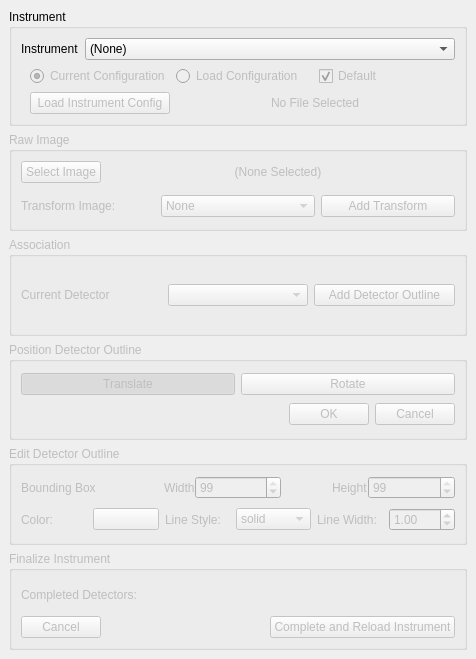
<?xml version="1.0" encoding="UTF-8"?>
<ui version="4.0">
 <class>LLNLImportTool</class>
 <widget class="QDockWidget" name="LLNLImportTool">
  <property name="geometry">
   <rect>
    <x>0</x>
    <y>0</y>
    <width>476</width>
    <height>659</height>
   </rect>
  </property>
  <property name="windowTitle">
   <string>LLNL Import Tool</string>
  </property>
  <widget class="QWidget" name="llnl_import_tool_contents">
   <layout class="QVBoxLayout" name="verticalLayout">
    <item>
     <widget class="QGroupBox" name="data">
      <property name="enabled">
       <bool>true</bool>
      </property>
      <property name="title">
       <string>Instrument</string>
      </property>
      <layout class="QVBoxLayout" name="verticalLayout_2">
       <item>
        <widget class="QFrame" name="instrument">
         <property name="enabled">
          <bool>true</bool>
         </property>
         <property name="frameShape">
          <enum>QFrame::NoFrame</enum>
         </property>
         <property name="frameShadow">
          <enum>QFrame::Raised</enum>
         </property>
         <layout class="QFormLayout" name="formLayout_2">
          <property name="leftMargin">
           <number>0</number>
          </property>
          <property name="topMargin">
           <number>0</number>
          </property>
          <property name="rightMargin">
           <number>0</number>
          </property>
          <property name="bottomMargin">
           <number>0</number>
          </property>
          <item row="0" column="0">
           <widget class="QLabel" name="instrument_label">
            <property name="enabled">
             <bool>true</bool>
            </property>
            <property name="text">
             <string>Instrument</string>
            </property>
           </widget>
          </item>
          <item row="0" column="1">
           <widget class="QComboBox" name="instruments">
            <property name="enabled">
             <bool>true</bool>
            </property>
            <property name="currentIndex">
             <number>0</number>
            </property>
            <item>
             <property name="text">
              <string>(None)</string>
             </property>
            </item>
            <item>
             <property name="text">
              <string>TARDIS</string>
             </property>
            </item>
            <item>
             <property name="text">
              <string>PXRDIP</string>
             </property>
            </item>
           </widget>
          </item>
         </layout>
        </widget>
       </item>
       <item>
        <widget class="QFrame" name="config">
         <property name="enabled">
          <bool>false</bool>
         </property>
         <property name="frameShape">
          <enum>QFrame::NoFrame</enum>
         </property>
         <property name="frameShadow">
          <enum>QFrame::Raised</enum>
         </property>
         <layout class="QGridLayout" name="gridLayout_6">
          <property name="topMargin">
           <number>0</number>
          </property>
          <property name="rightMargin">
           <number>0</number>
          </property>
          <property name="bottomMargin">
           <number>0</number>
          </property>
          <item row="1" column="1" colspan="2" alignment="Qt::AlignHCenter">
           <widget class="QLabel" name="config_file_label">
            <property name="enabled">
             <bool>false</bool>
            </property>
            <property name="toolTip">
             <string extracomment="Defaults to currently loaded configuration"/>
            </property>
            <property name="text">
             <string>No File Selected</string>
            </property>
           </widget>
          </item>
          <item row="1" column="0">
           <widget class="QPushButton" name="load_config">
            <property name="enabled">
             <bool>false</bool>
            </property>
            <property name="text">
             <string>Load Instrument Config</string>
            </property>
           </widget>
          </item>
          <item row="0" column="0">
           <widget class="QRadioButton" name="current_config">
            <property name="enabled">
             <bool>true</bool>
            </property>
            <property name="text">
             <string>Current Configuration</string>
            </property>
            <property name="checked">
             <bool>true</bool>
            </property>
           </widget>
          </item>
          <item row="0" column="1">
           <widget class="QRadioButton" name="select_config">
            <property name="enabled">
             <bool>true</bool>
            </property>
            <property name="text">
             <string>Load Configuration</string>
            </property>
           </widget>
          </item>
          <item row="0" column="2">
           <widget class="QCheckBox" name="default_config">
            <property name="enabled">
             <bool>false</bool>
            </property>
            <property name="text">
             <string>Default</string>
            </property>
            <property name="checked">
             <bool>true</bool>
            </property>
           </widget>
          </item>
         </layout>
        </widget>
       </item>
      </layout>
     </widget>
    </item>
    <item>
     <widget class="QGroupBox" name="raw_image">
      <property name="enabled">
       <bool>false</bool>
      </property>
      <property name="title">
       <string>Raw Image</string>
      </property>
      <layout class="QGridLayout" name="gridLayout_5">
       <item row="0" column="0">
        <widget class="QFrame" name="file_selection">
         <property name="enabled">
          <bool>true</bool>
         </property>
         <property name="frameShape">
          <enum>QFrame::NoFrame</enum>
         </property>
         <property name="frameShadow">
          <enum>QFrame::Raised</enum>
         </property>
         <layout class="QFormLayout" name="formLayout">
          <property name="horizontalSpacing">
           <number>0</number>
          </property>
          <property name="verticalSpacing">
           <number>0</number>
          </property>
          <property name="leftMargin">
           <number>0</number>
          </property>
          <property name="topMargin">
           <number>0</number>
          </property>
          <property name="rightMargin">
           <number>0</number>
          </property>
          <property name="bottomMargin">
           <number>0</number>
          </property>
          <item row="0" column="0">
           <widget class="QPushButton" name="load">
            <property name="enabled">
             <bool>true</bool>
            </property>
            <property name="text">
             <string>Select Image</string>
            </property>
           </widget>
          </item>
          <item row="0" column="1">
           <widget class="QLabel" name="files_label">
            <property name="text">
             <string>(None Selected)</string>
            </property>
            <property name="alignment">
             <set>Qt::AlignCenter</set>
            </property>
            <property name="wordWrap">
             <bool>true</bool>
            </property>
           </widget>
          </item>
         </layout>
        </widget>
       </item>
       <item row="1" column="0">
        <widget class="QFrame" name="transform_img">
         <property name="enabled">
          <bool>false</bool>
         </property>
         <property name="frameShape">
          <enum>QFrame::NoFrame</enum>
         </property>
         <property name="frameShadow">
          <enum>QFrame::Raised</enum>
         </property>
         <layout class="QGridLayout" name="gridLayout">
          <property name="leftMargin">
           <number>0</number>
          </property>
          <property name="topMargin">
           <number>0</number>
          </property>
          <property name="rightMargin">
           <number>0</number>
          </property>
          <property name="bottomMargin">
           <number>0</number>
          </property>
          <item row="0" column="0">
           <widget class="QLabel" name="transform_label">
            <property name="text">
             <string>Transform Image:</string>
            </property>
           </widget>
          </item>
          <item row="0" column="1">
           <widget class="QComboBox" name="transforms">
            <property name="enabled">
             <bool>true</bool>
            </property>
            <item>
             <property name="text">
              <string>None</string>
             </property>
            </item>
            <item>
             <property name="text">
              <string>Mirror about Vertical</string>
             </property>
            </item>
            <item>
             <property name="text">
              <string>Mirror about Horizontal</string>
             </property>
            </item>
            <item>
             <property name="text">
              <string>Transpose</string>
             </property>
            </item>
            <item>
             <property name="text">
              <string>Rotate 90°</string>
             </property>
            </item>
            <item>
             <property name="text">
              <string>Rotate 180°</string>
             </property>
            </item>
            <item>
             <property name="text">
              <string>Rotate 270°</string>
             </property>
            </item>
           </widget>
          </item>
          <item row="0" column="2">
           <widget class="QPushButton" name="add_transform">
            <property name="enabled">
             <bool>true</bool>
            </property>
            <property name="text">
             <string>Add Transform</string>
            </property>
           </widget>
          </item>
         </layout>
        </widget>
       </item>
      </layout>
     </widget>
    </item>
    <item>
     <widget class="QGroupBox" name="association">
      <property name="enabled">
       <bool>false</bool>
      </property>
      <property name="title">
       <string>Association</string>
      </property>
      <layout class="QHBoxLayout" name="horizontalLayout_8">
       <item>
        <widget class="QLabel" name="detector_label">
         <property name="enabled">
          <bool>true</bool>
         </property>
         <property name="text">
          <string>Current Detector</string>
         </property>
        </widget>
       </item>
       <item>
        <widget class="QComboBox" name="detectors">
         <property name="enabled">
          <bool>true</bool>
         </property>
        </widget>
       </item>
       <item>
        <widget class="QPushButton" name="add_template">
         <property name="enabled">
          <bool>true</bool>
         </property>
         <property name="text">
          <string>Add Detector Outline</string>
         </property>
        </widget>
       </item>
      </layout>
     </widget>
    </item>
    <item>
     <widget class="QGroupBox" name="outline_position">
      <property name="enabled">
       <bool>false</bool>
      </property>
      <property name="title">
       <string>Position Detector Outline</string>
      </property>
      <layout class="QGridLayout" name="gridLayout_3">
       <item row="0" column="0">
        <widget class="QPushButton" name="trans">
         <property name="enabled">
          <bool>true</bool>
         </property>
         <property name="text">
          <string>Translate</string>
         </property>
         <property name="checkable">
          <bool>true</bool>
         </property>
         <property name="checked">
          <bool>true</bool>
         </property>
         <attribute name="buttonGroup">
          <string notr="true">positionOutlineButtons</string>
         </attribute>
        </widget>
       </item>
       <item row="0" column="1">
        <widget class="QPushButton" name="rotate">
         <property name="enabled">
          <bool>true</bool>
         </property>
         <property name="text">
          <string>Rotate</string>
         </property>
         <property name="checkable">
          <bool>true</bool>
         </property>
         <attribute name="buttonGroup">
          <string notr="true">positionOutlineButtons</string>
         </attribute>
        </widget>
       </item>
       <item row="1" column="1" alignment="Qt::AlignRight">
        <widget class="QDialogButtonBox" name="button_box">
         <property name="enabled">
          <bool>true</bool>
         </property>
         <property name="standardButtons">
          <set>QDialogButtonBox::Cancel|QDialogButtonBox::Ok</set>
         </property>
         <property name="centerButtons">
          <bool>true</bool>
         </property>
        </widget>
       </item>
      </layout>
     </widget>
    </item>
    <item>
     <widget class="QGroupBox" name="outline_appearance">
      <property name="enabled">
       <bool>false</bool>
      </property>
      <property name="title">
       <string>Edit Detector Outline</string>
      </property>
      <layout class="QVBoxLayout" name="verticalLayout_3">
       <item>
        <widget class="QFrame" name="bbox">
         <property name="enabled">
          <bool>false</bool>
         </property>
         <property name="frameShape">
          <enum>QFrame::NoFrame</enum>
         </property>
         <property name="frameShadow">
          <enum>QFrame::Plain</enum>
         </property>
         <layout class="QHBoxLayout" name="horizontalLayout_4">
          <property name="spacing">
           <number>0</number>
          </property>
          <property name="leftMargin">
           <number>0</number>
          </property>
          <property name="topMargin">
           <number>0</number>
          </property>
          <property name="rightMargin">
           <number>0</number>
          </property>
          <property name="bottomMargin">
           <number>0</number>
          </property>
          <item>
           <widget class="QLabel" name="bb_label">
            <property name="enabled">
             <bool>true</bool>
            </property>
            <property name="text">
             <string>Bounding Box</string>
            </property>
           </widget>
          </item>
          <item alignment="Qt::AlignRight">
           <widget class="QLabel" name="width_label">
            <property name="enabled">
             <bool>true</bool>
            </property>
            <property name="text">
             <string>Width</string>
            </property>
           </widget>
          </item>
          <item>
           <widget class="QSpinBox" name="bb_width">
            <property name="enabled">
             <bool>true</bool>
            </property>
            <property name="minimum">
             <number>1</number>
            </property>
            <property name="value">
             <number>99</number>
            </property>
           </widget>
          </item>
          <item alignment="Qt::AlignRight">
           <widget class="QLabel" name="height_label">
            <property name="enabled">
             <bool>true</bool>
            </property>
            <property name="text">
             <string>Height</string>
            </property>
           </widget>
          </item>
          <item>
           <widget class="QSpinBox" name="bb_height">
            <property name="enabled">
             <bool>true</bool>
            </property>
            <property name="minimum">
             <number>1</number>
            </property>
            <property name="value">
             <number>99</number>
            </property>
           </widget>
          </item>
         </layout>
        </widget>
       </item>
       <item>
        <widget class="QFrame" name="style">
         <property name="enabled">
          <bool>true</bool>
         </property>
         <property name="frameShape">
          <enum>QFrame::NoFrame</enum>
         </property>
         <property name="frameShadow">
          <enum>QFrame::Raised</enum>
         </property>
         <layout class="QGridLayout" name="gridLayout_2">
          <property name="leftMargin">
           <number>0</number>
          </property>
          <property name="topMargin">
           <number>0</number>
          </property>
          <property name="rightMargin">
           <number>0</number>
          </property>
          <property name="bottomMargin">
           <number>0</number>
          </property>
          <item row="0" column="0">
           <widget class="QLabel" name="color_label">
            <property name="enabled">
             <bool>true</bool>
            </property>
            <property name="text">
             <string>Color:</string>
            </property>
           </widget>
          </item>
          <item row="0" column="1">
           <widget class="QPushButton" name="line_color">
            <property name="enabled">
             <bool>true</bool>
            </property>
            <property name="text">
             <string/>
            </property>
            <property name="autoDefault">
             <bool>true</bool>
            </property>
           </widget>
          </item>
          <item row="0" column="2">
           <widget class="QLabel" name="style_label">
            <property name="enabled">
             <bool>true</bool>
            </property>
            <property name="text">
             <string>Line Style:</string>
            </property>
           </widget>
          </item>
          <item row="0" column="3">
           <widget class="QComboBox" name="line_style">
            <property name="enabled">
             <bool>true</bool>
            </property>
            <item>
             <property name="text">
              <string>solid</string>
             </property>
            </item>
            <item>
             <property name="text">
              <string>dotted</string>
             </property>
            </item>
            <item>
             <property name="text">
              <string>dashdot</string>
             </property>
            </item>
           </widget>
          </item>
          <item row="0" column="4">
           <widget class="QLabel" name="size_label">
            <property name="enabled">
             <bool>true</bool>
            </property>
            <property name="text">
             <string>Line Width:</string>
            </property>
           </widget>
          </item>
          <item row="0" column="5">
           <widget class="QDoubleSpinBox" name="line_size">
            <property name="enabled">
             <bool>true</bool>
            </property>
            <property name="keyboardTracking">
             <bool>true</bool>
            </property>
            <property name="minimum">
             <double>0.010000000000000</double>
            </property>
            <property name="singleStep">
             <double>0.100000000000000</double>
            </property>
            <property name="value">
             <double>1.000000000000000</double>
            </property>
           </widget>
          </item>
         </layout>
        </widget>
       </item>
      </layout>
     </widget>
    </item>
    <item>
     <widget class="QGroupBox" name="finalize">
      <property name="enabled">
       <bool>false</bool>
      </property>
      <property name="title">
       <string>Finalize Instrument</string>
      </property>
      <layout class="QGridLayout" name="gridLayout_4">
       <item row="0" column="0" colspan="2">
        <widget class="QLabel" name="completed_label">
         <property name="enabled">
          <bool>true</bool>
         </property>
         <property name="text">
          <string>Completed Detectors:</string>
         </property>
        </widget>
       </item>
       <item row="0" column="2">
        <widget class="QLabel" name="completed_dets">
         <property name="enabled">
          <bool>true</bool>
         </property>
         <property name="text">
          <string/>
         </property>
         <property name="wordWrap">
          <bool>true</bool>
         </property>
        </widget>
       </item>
       <item row="1" column="0">
        <widget class="QPushButton" name="cancel">
         <property name="enabled">
          <bool>true</bool>
         </property>
         <property name="text">
          <string>Cancel</string>
         </property>
        </widget>
       </item>
       <item row="1" column="1">
        <spacer name="horizontalSpacer">
         <property name="orientation">
          <enum>Qt::Horizontal</enum>
         </property>
         <property name="sizeHint" stdset="0">
          <size>
           <width>105</width>
           <height>20</height>
          </size>
         </property>
        </spacer>
       </item>
       <item row="1" column="2">
        <widget class="QPushButton" name="complete">
         <property name="enabled">
          <bool>false</bool>
         </property>
         <property name="text">
          <string>Complete and Reload Instrument</string>
         </property>
        </widget>
       </item>
      </layout>
     </widget>
    </item>
   </layout>
  </widget>
 </widget>
 <resources/>
 <connections/>
 <buttongroups>
  <buttongroup name="positionOutlineButtons"/>
 </buttongroups>
</ui>
